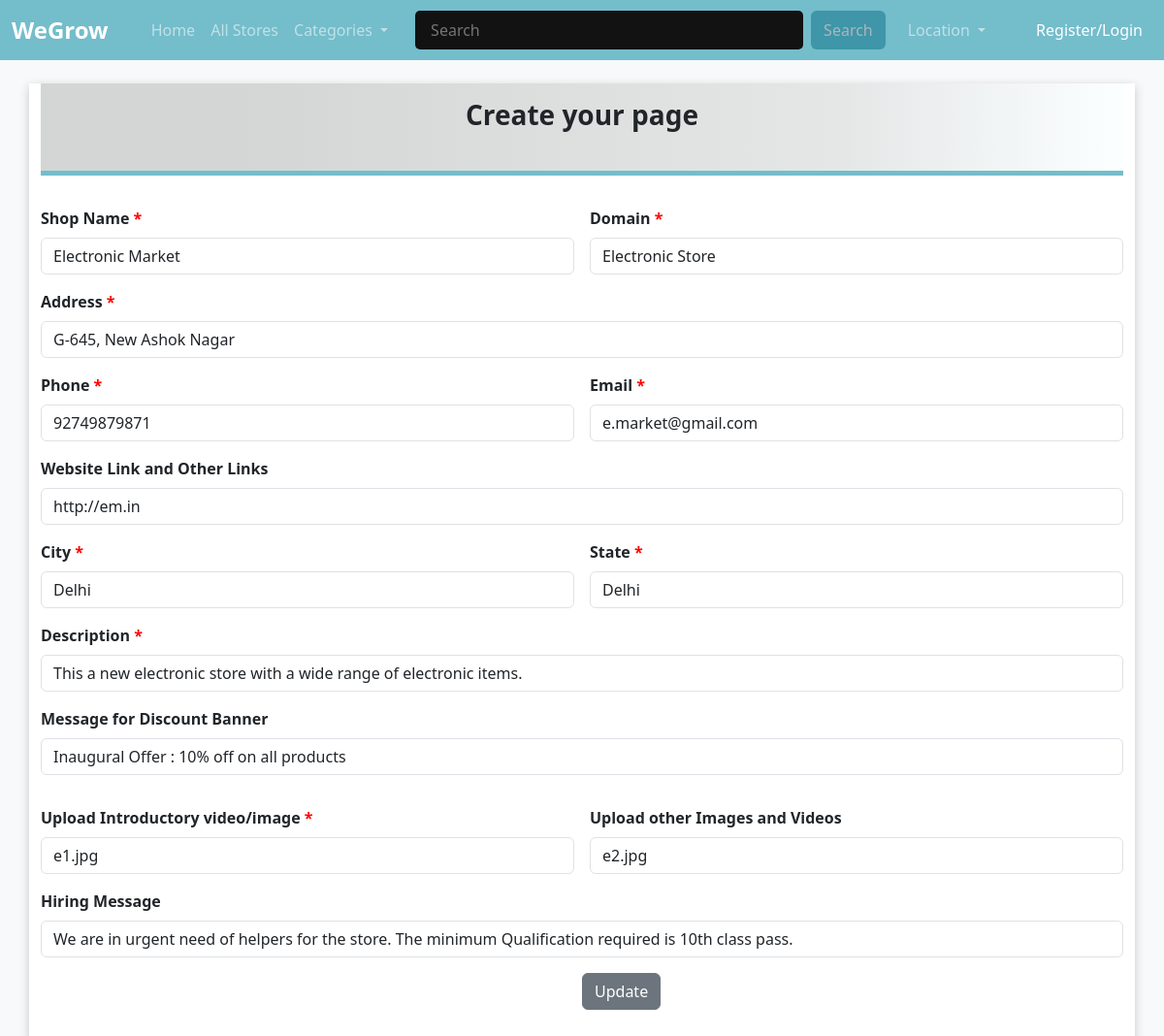
Screenshot of /ip_form_update.php?id=1 with the database file from the repository.
### tables this page shows
CREATE TABLE `ip` (
  `id` int(10) NOT NULL,
  `shopname` varchar(255) NOT NULL,
  `domain` varchar(255) NOT NULL,
  `address` varchar(255) NOT NULL,
  `phone` varchar(20) NOT NULL,
  `email` varchar(255) NOT NULL,
  `links` varchar(255) NOT NULL,
  `city` varchar(255) NOT NULL,
  `state` varchar(100) NOT NULL,
  `description` text NOT NULL,
  `discount` text NOT NULL,
  `intro_file` text NOT NULL,
  `files` text NOT NULL,
  `hiring_msg` text NOT NULL
);

### ip_form_update.php (the view, shortened to what this page needs)
<!doctype html>
<html lang="en">
  <head>
    <link href="https://cdn.jsdelivr.net/npm/bootstrap@5.3.0-alpha1/dist/css/bootstrap.min.css" rel="stylesheet">
  </head>
  <body class="bg-light">
     <?php require_once 'navigation.php' ?>
<div style="box-shadow: 0 3px 10px rgb(0 0 0 / 0.2);" class="container bg-white">
  <div style="background: rgb(251,255,255);
background: linear-gradient(270deg, rgba(251,255,255,1) 0%, rgba(229,231,231,1) 26%, rgba(212,214,214,1) 81%); border-width: 0px 0px 5px 0px; border-color:#74BDCB;border-style: solid; padding-left: 0px;">
    <h3 class="m-4 text-center p-3"><strong>Create your page</strong></h3>
    </div>
    <form class="row g-3 mt-3" method="post" action="display.php?id=9">
 <?php
  $ids = $_GET['id'];
   $showquery = "select * from ip where id={$ids}";
  $showdata =mysqli_query($mysqli, $showquery);
  $arrdata=mysqli_fetch_array($showdata);
?>
  <div class="col-md-6">
    <label for="shopname" class="form-label">Shop Name <span>*</span></label>
    <input type="text" class="form-control" id="shopname" name="shopname" value="<?php echo $arrdata['shopname']; ?>" required/>
  </div>
  <div class="col-md-6">
    <label for="domain" class="form-label">Domain <span>*</span></label>
    <input class="form-control" type="text" id="domain" name="domain" value="<?php echo $arrdata['domain']; ?>" required>
  </div>
  <div class="col-12">
    <label for="address" class="form-label">Address <span>*</span></label>
    <input type="text" class="form-control" id="address" name="address" placeholder="Enter Address" value="<?php echo $arrdata['address']; ?>" required>
  </div>
  <div class="col-md-6">
    <label for="phone" class="form-label">Phone <span>*</span></label>
    <input type="text" class="form-control" id="phone" name="phone" value="<?php echo $arrdata['phone']; ?>" required>
  </div>
  <div class="col-md-6">
    <label for="email" class="form-label">Email <span>*</span></label>
    <input type="email" class="form-control" id="email" name="email" value="<?php echo $arrdata['email']; ?>" required>
  </div>
    <div class="col-12">
    <label for="links" class="form-label">Website Link and Other Links</label>
    <input type="text" class="form-control" id="links" name="links" placeholder="Add Links" value="<?php echo $arrdata['links']; ?>">
  </div>
  <div class="col-md-6">
    <label for="city" class="form-label">City <span>*</span></label>
      <input type="text" class="form-control" id="city" name="city" placeholder="Enter City" value="<?php echo $arrdata['city']; ?>" required>
  </div>
  <div class="col-md-6">
    <label for="state" class="form-label">State <span>*</span></label>
      <input class="form-control"  id="state" name="state" value="<?php echo $arrdata['state']; ?>" required>
    </div>
    <div class="col-md-12">
  <label for="description" class="form-label">Description <span>*</span></label>
  <input type="text" class="form-control"  rows="3" id="description" name="description" value="<?php echo $arrdata['description']; ?>" required>
</div>
  <div class="col-md-12">
  <label for="discount" class="form-label">Message for Discount Banner</label>
  <input type="text" class="form-control" id="discount" name="discount" rows="3" value="<?php echo $arrdata['discount']; ?>">
</div>
<div class="col-md-6">
   <label for="intro_file" class="form-label">Upload Introductory video/image <span>*</span></label>
  <div>
   <input type="text" class="form-control" id="intro_file" name="intro_file" value="<?php echo $arrdata['intro_file']; ?>">
  </div>
</div>
<div class="col-md-6">
   <label for="files" class="form-label">Upload other Images and Videos  </label>
  <div>
    <input type="text" class="form-control" id="files" name="files" value="<?php echo $arrdata['files']; ?>">
  </div>
</div>
 <div class="col-md-12">
  <label for="hiring_msg" class="form-label">Hiring Message</label>
  <input type="text" class="form-control" id="hiring_msg" name="hiring_msg" value="<?php echo $arrdata['hiring_msg']; ?>">
</div>
<div class="col-md-12 mb-3">
<button type="submit" class="btn sub btn-secondary" style="margin-left: 50%;" name="fsub">Update</button>
</div>
  </form>
</div>
  </body>
</html>

### includes/navigation.php (shortened to what this page needs)
<!doctype html>
<html lang="en">
  <head>
   <link href="https://cdn.jsdelivr.net/npm/bootstrap@5.3.0-alpha1/dist/css/bootstrap.min.css" rel="stylesheet">
    <link href="https://getbootstrap.com/docs/5.3/assets/css/docs.css" rel="stylesheet">
    <link rel="stylesheet" type="text/css" href="css/display.css">
     <link rel="stylesheet" href="https://cdnjs.cloudflare.com/ajax/libs/font-awesome/6.2.1/css/all.min.css" />
      <link rel="stylesheet" href="css/chat.css">
  </head>
  <body>
    <nav class="navbar navbar-expand-lg " data-bs-theme="dark" style="background-color:#74BDCB; color:white;">
  <div class="container-fluid">
    <a class="navbar-brand " href="#" style="font-weight:bold; font-size: 24px ;">WeGrow</a>
    <div class="collapse navbar-collapse" id="navbarSupportedContent">
      <ul class="navbar-nav me-auto mb-2 mb-lg-0 " style="margin-left:20px">
        <li class="nav-item">
          <a class="nav-link " aria-current="page" href="home.html">Home</a>
        </li>
        <li class="nav-item">
          <a class="nav-link" href="home.html">All Stores</a>
        </li>
        <li class="nav-item dropdown " style="margin-right: 20px;">
          <a class="nav-link dropdown-toggle " href="#" role="button" data-bs-toggle="dropdown" aria-expanded="false">
            Categories
          </a>
        </li>
<form class="d-flex" role="search">
         <input class=" me-2 search px-3 border-0" type="search" placeholder="Search" aria-label="Search" style="width: 400px; border-radius: 5px;">
        <button class="btn  sc" type="submit">Search</button> </form>
           <li class="nav-item dropdown" style="margin-left:15px">
          <a class="nav-link dropdown-toggle" href="#" role="button" data-bs-toggle="dropdown" aria-expanded="false">
            Location
          </a>
        </li>
      </ul>
<li class="nav-item d-flex" style="margin-right:10px">
          <a class="nav-link" href="#">Register/Login</a>
        </li>
    </div>
  </div>
</nav>
  </body>
  </html>

### css/display.css (style rules this page uses)
.sc { background-color: #3e96a8 ; }

### ip_form_update.php (style rules this page uses)
span { color: red; }
label { font-weight: bold; }
.sc { background-color: #3e96a8 ; color: white; }
.sub { background-color: #3e96a8 ; color: white; }

### rows the page displays
ip: shopname "Electronic Market", domain "Electronic Store", address "G-645, New Ashok Nagar", phone "92749879871", email "e.market@gmail.com", links "http://em.in", city "Delhi", state "Delhi", description "This a new electronic store with a wide range of electronic items.", discount "Inaugural Offer : 10% off on all products", intro_file "e1.jpg", files "e2.jpg", hiring_msg "We are in urgent need of helpers for the store. The minimum Qualification required is 10th class pass."
